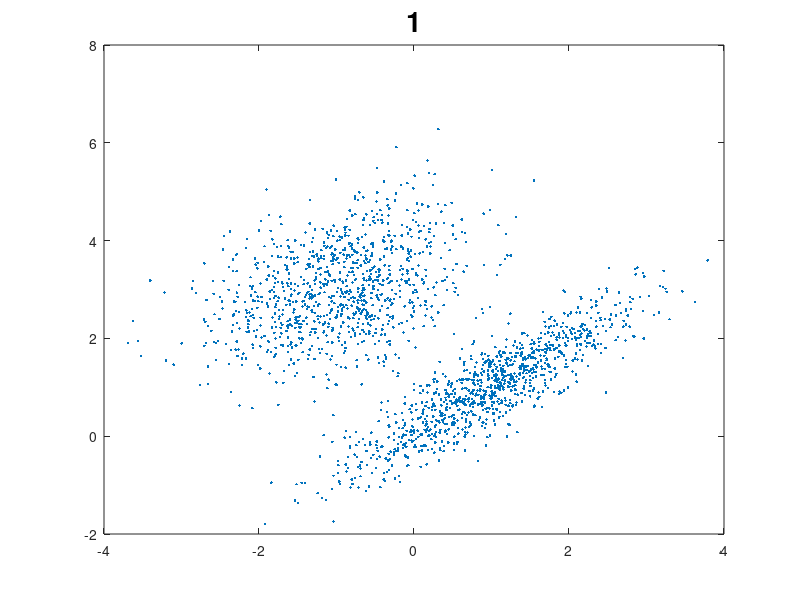

Here is the MATLAB script that generated this plot: (Note: this script raises an error after producing the figure.)
clear all; close all; clc
%1
load cdata
figure(1);
plot(cdata(:,1),cdata(:,2),'.')
title('1', 'fontsize', 20)


I = imread('handBW.pnm');

% threshold determined by for loop, increacing each threshold, and
% plotting result with pause(0.05);
t1 = 90; % threshold for background
t2 = 110;% threshold for hand

figure(2)
sgtitle('2', 'fontsize', 20)
subplot(2,1,1)
imshow(I);
subplot(2,1,2)
imhist(I)

figure(4)
% mtresh sets (think of it as a regular threshold, hnot binary, but ternary)
% - pixelvalues below t1 to one value
% - the union of t1 and t2 as one value
% - pixelvalues above t2 as one value
mtresh(I,t1,t2) % thresholded image

% 2
I2 = imread('hand.pnm');   % Read the image
figure(5);
imshow(I2);      % Show the image
R = I2(:,:,1);            % Separate the three layers, RGB
G = I2(:,:,2);  
B = I2(:,:,3);
figure(6);
plot3(R(:),G(:),B(:),'.') % 3D scatterplot of the RGB dat

label_im = imread('hand_training.png');  % Read image with labels
figure(7);
imagesc(label_im);            % View the training areas

I3(:,:,1) = G;% Create an image with two bands/features
% I3(:,:,2) = B;
% I3(:,:,3) = R;
[data,class] = create_training_data(I3,label_im); % Arrange the training data into vectors
figure(8);
scatter(data,class)

Itest = im2testdata(I3);% Reshape the image before classification
C = classify(double(Itest),double(data),double(class)); % Train classifier and classify the data
ImC = class2im(C,size(I3,1),size(I3,2));% Reshape the classification to an image
figure(9);
imagesc(ImC)

load landsat_data

